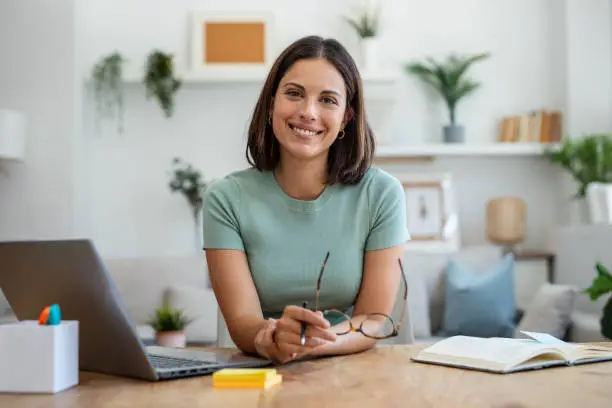
#> input picture download img.webp, 612 x 408 px, given in place of the camera
$ python code.py
#> lines starting #> are read from the running program, lines starting #| are printed output that depends on the picture; after the words box and inside, x2 and y2 are one past the last pixel; in counts of white or black regions, pixels touching at a corner belong together
import cv2
import numpy as np

# Define color range for object detection (e.g., red object)
lower_red = np.array([0, 120, 70])
upper_red = np.array([10, 255, 255])

cap = cv2.VideoCapture(0)  # Use drone camera feed or video file

while True:
    ret, frame = cap.read()
#> frame is the input picture: shape (408, 612, 3); mean B, G, R 155.8, 164.1, 166.5
    if not ret:
        break

    # Resize and convert to HSV
    frame = cv2.resize(frame, (640, 480))
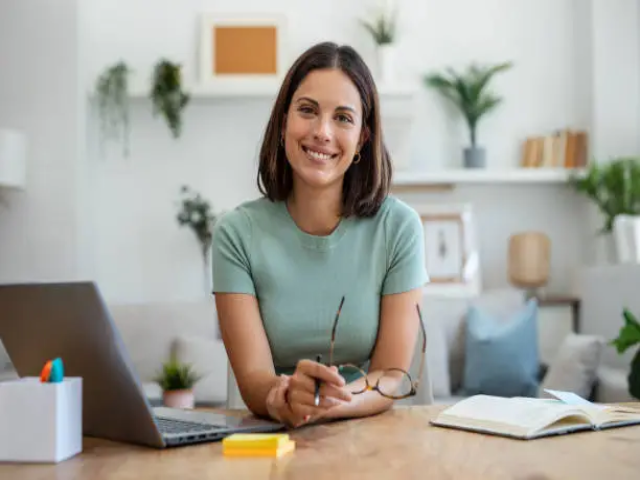
#> frame: shape (480, 640, 3); mean B, G, R 155.7, 164, 166.4
    hsv = cv2.cvtColor(frame, cv2.COLOR_BGR2HSV)
#> hsv: shape (480, 640, 3); mean H, S, V 58.8, 40.9, 173.2

    # Create mask for red object
    mask = cv2.inRange(hsv, lower_red, upper_red)
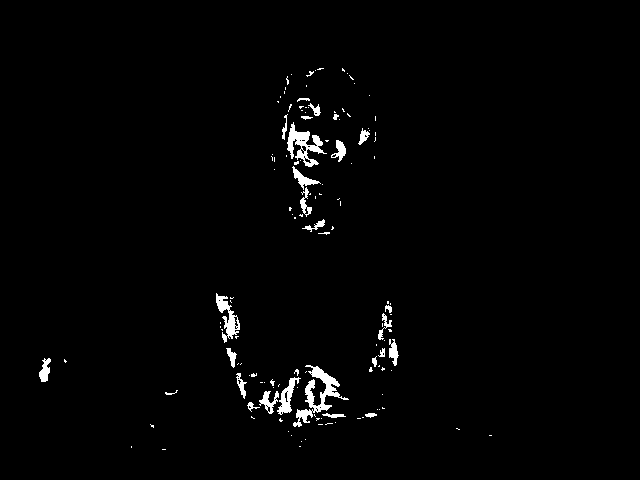
#> mask: shape (480, 640); 1.6% white; 133 white regions (106 under 20 px), largest, box (x1, y1, x2, y2) and area: (293, 365, 349, 427) 924, (287, 122, 327, 167) 687, (216, 293, 240, 343) 469
    mask = cv2.erode(mask, None, iterations=2)
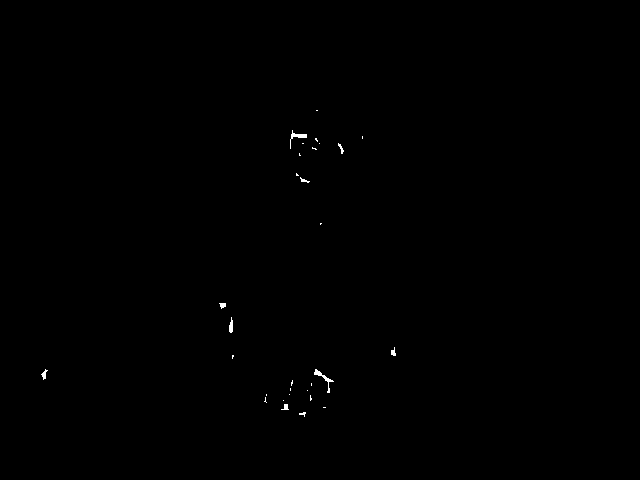
#> mask: shape (480, 640); 0.16% white; 30 white regions (21 under 20 px), largest, box (x1, y1, x2, y2) and area: (314, 369, 334, 393) 92, (290, 130, 307, 149) 77, (229, 317, 233, 333) 46
    mask = cv2.dilate(mask, None, iterations=2)
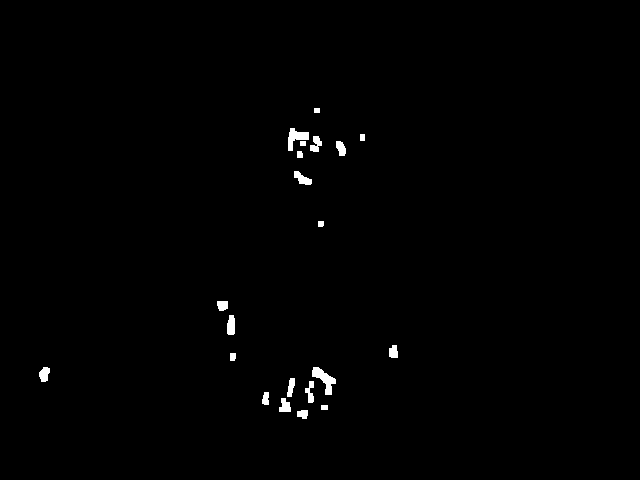
#> mask: shape (480, 640); 0.69% white; 21 white regions

    # Find contours
    contours, _ = cv2.findContours(mask.copy(), cv2.RETR_EXTERNAL, cv2.CHAIN_APPROX_SIMPLE)
#> contours = 21 contours; largest, box (x1, y1, x2, y2) and area: (312, 367, 336, 395) 250, (288, 128, 309, 151) 200, (227, 315, 235, 335) 118, (294, 171, 312, 185) 116, (39, 367, 50, 382) 102

    direction = "Searching..."

    if contours:
        largest_contour = max(contours, key=cv2.contourArea)
#> largest_contour = contour of 34 points, box (x1, y1, x2, y2) (312, 367, 336, 395), area 250
        ((x, y), radius) = cv2.minEnclosingCircle(largest_contour)
#> x = 322; y = 380.5; radius = 16.23

        if radius > 10:
            cv2.circle(frame, (int(x), int(y)), int(radius), (0, 255, 0), 2)

            # Decide direction based on x position
            if x < 200:
                direction = "Move Left"
            elif x > 440:
                direction = "Move Right"
            else:
                direction = "Move Forward"

    cv2.putText(frame, f'Direction: {direction}', (10, 30), cv2.FONT_HERSHEY_SIMPLEX, 1, (255,255,255), 2)
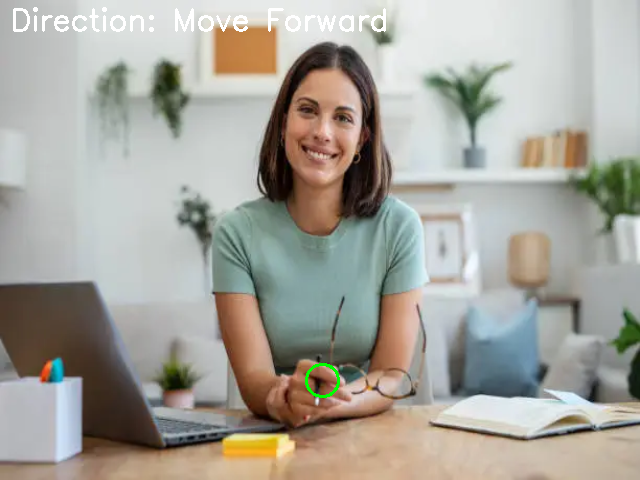
#> frame: shape (480, 640, 3); mean B, G, R 156, 164.5, 166.6
    cv2.imshow("Drone Vision", frame)

    if cv2.waitKey(1) & 0xFF == ord('q'):
#> (key q is pressed here)
        break

cap.release()
cv2.destroyAllWindows()
